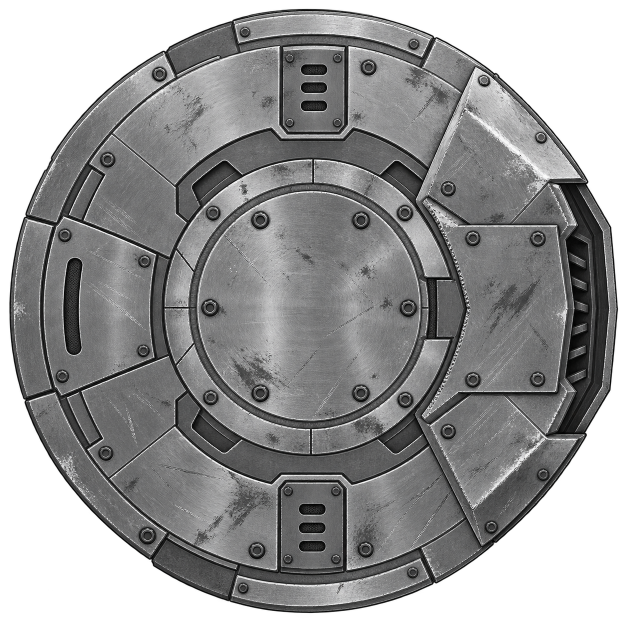
#> input picture ChatGPT Graphics/Chassis/chassis-circle.png, 1254 x 1254 px (shown at 1/2 size)
$ python -i convert-sprites.py   (imports and definitions only)
#> lines starting #> are read from the running program, lines starting #| are printed output that depends on the picture
#> further down, picture is the input picture: PIL image 1254x1254 RGBA; mean R, G, B, A 83.9, 83.9, 84.2, 183.5
"""Convert generated chassis sprites into the form the renderer wants.

Run after dropping PNGs into `src/render/sprites/`:

    python tools/convert-sprites.py

Every `.png` in that folder is cropped, resized, saved as `.webp` beside it, and the original
is MOVED to `ChatGPT Graphics/Chassis/` rather than deleted. Already-converted `.webp` files
are left alone, so it is safe to re-run.

The archive step is not tidiness. An earlier version of this script simply deleted the PNG,
and doing that to the Tower and Square generations threw away the only full-resolution copies
of them — the shipped 768px WebP was fine, but re-cropping or re-exporting at a larger size
would have meant generating the art again. The source is the expensive part here and the
conversion is the cheap part, so the conversion never destroys the source.

Three steps, and each one exists because of something that actually went wrong:

**Crop to the opaque bounds.** Generated art ships with a transparent margin — the first wedge
had 94px of empty space top and bottom. The renderer fits a sprite to its chassis's bounding
box, so an uncropped file draws the machine inset from its own outline, with the vector body
visible around it.

**Resize to 768.** That is the portrait's own size on a retina display, so nothing is discarded
that anyone could see. The first three arrived at 1254x1254.

**WebP at quality 90.** The first three totalled 6.5 MB as PNG, against 321 KB for every armour
and floor texture the site ships combined. The same three are 435 KB as WebP — 93.5% smaller —
at 40.6 dB PSNR measured over visible pixels only. (Measured across the whole image it looks
like 27.6 dB, but almost all of that difference is RGB noise underneath a zero alpha, where the
colour means nothing.)
"""

import sys
from pathlib import Path

try:
    from PIL import Image
except ImportError:
    sys.exit("Pillow is required: python -m pip install Pillow")

ROOT = Path(__file__).resolve().parent.parent
SPRITES = ROOT / "src" / "render" / "sprites"
# Where the full-resolution generations are kept. Outside `src/`, because they are source
# material rather than something the site loads.
ARCHIVE_ROOT = ROOT / "ChatGPT Graphics"

# Two sprites are generated LYING DOWN and mounted upright, so the converter turns them.
#
# This is a fix for a prompt, not a quirk of the art. `docs/weapon-sprite-prompts.md` asks for
# the spinning bar and the ram plate horizontally, because a long thin subject fills a wide
# frame far better than a tall sliver of one — but both are mounted across the front of a bot,
# vertically, in the renderer's local space. Asking for them one way and using them the other
# needs exactly one rotation somewhere, and here is the only place it happens once rather than
# every time somebody regenerates them.
#
# COUNTER-clockwise, which is what puts the ram plate's heavy leading edge — along the bottom
# of the generated image — on the RIGHT, where the bot is facing. The bar is symmetric and does
# not care.
ROTATE_CCW = {"weapon-spinning-bar", "weapon-ram-plate"}
LONG_EDGE = 768
QUALITY = 90
# Target mean luminance of the visible hull, 0-255.
#
# Generated chassis art comes back dark — the first five measured 106-117 — and that is a
# problem twice over, because everything downstream can only make it darker. `tint` multiplies
# by the member's colour and the armour material multiplies again, so the brightest possible
# bot on the reveal is the sprite itself. Vin is #FFFFFF, the maximum, and his machine rendered
# at a mean of 76 out of 255: a dark grey bot where the palette says white.
#
# Normalising here rather than asking the generator for brighter art, because "brighter" is not
# a thing a prompt can hit repeatably, and a set whose members disagree on brightness looks
# worse than one that is uniformly wrong.
TARGET_LUMINANCE = 172
# Anything below this is antialiasing at the hull's edge rather than art, and including it in
# the crop would re-introduce the margin this is here to remove.
ALPHA_FLOOR = 10


def mean_luminance(im: Image.Image) -> float:
    """Mean luminance of the pixels that are actually drawn, ignoring the transparent field."""
    px = im.load()
    w, h = im.size
#> w = 1254; h = 1254
    total = 0.0
    count = 0
    for y in range(0, h, 3):
        for x in range(0, w, 3):
            r, g, b, a = px[x, y]
            if a <= 128:
                continue
            total += 0.2126 * r + 0.7152 * g + 0.0722 * b
            count += 1
#> after the loop, count = 126766; total = 14588463.9
    return total / count if count else 0.0


def normalise_brightness(im: Image.Image) -> Image.Image:
    """Lift the hull to `TARGET_LUMINANCE` with a gamma curve, leaving alpha alone.

    Gamma rather than a linear scale on purpose: scaling brightens by clipping, and the
    highlights on brushed metal are the first thing to go: a bot whose armour has turned into a
    flat white sheet has lost the surface the sprite was for. A gamma curve cannot clip, and it
    lifts the midtones — the flat plate faces — hardest, which is exactly where the member's
    colour needs room to show through.

    Solved by bisection rather than derived, because the mean is taken over an irregular
    silhouette and is not worth deriving in closed form.
    """
    current = mean_luminance(im)
#> current = 115.1
    if current <= 0 or abs(current - TARGET_LUMINANCE) < 1:
        return im

    lo, hi = 0.05, 1.0 if current > TARGET_LUMINANCE else 0.05
#> lo = 0.05; hi = 0.05
    lo, hi = (1.0, 4.0) if current > TARGET_LUMINANCE else (0.05, 1.0)
#> hi = 1

    best = im
    for _ in range(18):
        gamma = (lo + hi) / 2
        table = [round(255 * ((i / 255) ** gamma)) for i in range(256)]
        r, g, b, a = im.split()
        trial = Image.merge("RGBA", (r.point(table), g.point(table), b.point(table), a))
        got = mean_luminance(trial)
        best = trial
        if got < TARGET_LUMINANCE:
            hi = gamma
        else:
            lo = gamma
#> this loop made 18 passes
#> (gamma, got, lo) on passes 2, 3, 5, 6, 7, 10, 11, 12, 14, 18: (0.288, 197.8, 0.288), (0.406, 179.5, 0.406), (0.436, 175.3, 0.436), (0.451, 173.2, 0.451), (0.458, 172.2, 0.458), (0.459, 172, 0.459), (0.46, 172, 0.46), (0.46, 172, 0.46), (0.46, 172, 0.46), (0.46, 172, 0.46)
#> (gamma, got, hi) on passes 1, 4, 8, 9, 13, 15: (0.525, 163.4, 0.525), (0.466, 171.2, 0.466), (0.462, 171.7, 0.462), (0.46, 172, 0.46), (0.46, 172, 0.46), (0.46, 172, 0.46)
#> pass 1, in normalise_brightness, `r, g, b, a = im.split()`:
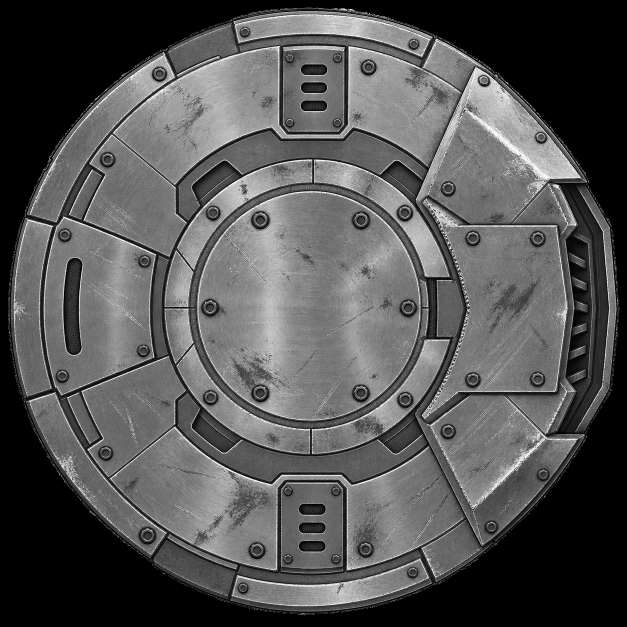
#> r: PIL image 1254x1254 L (shown at 1/2 size); min 0, max 255, mean 83.9
#> pass 1, in normalise_brightness, `r, g, b, a = im.split()`:
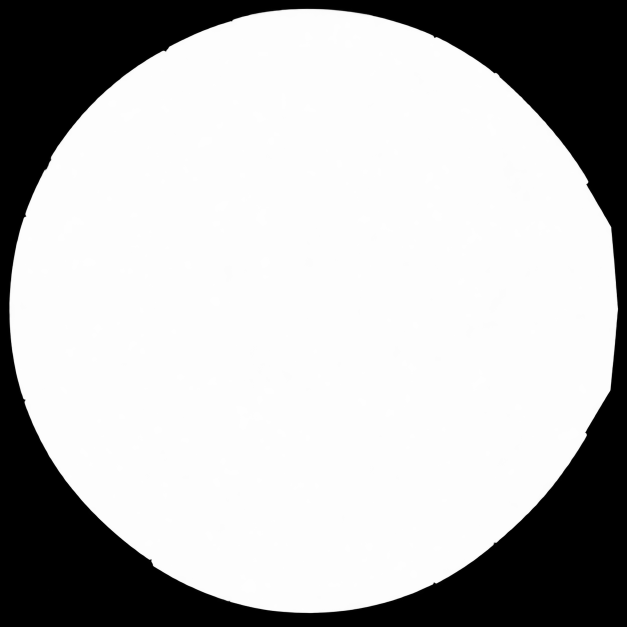
#> a: PIL image 1254x1254 L (shown at 1/2 size); min 0, max 255, mean 183.5
#> after the loop:
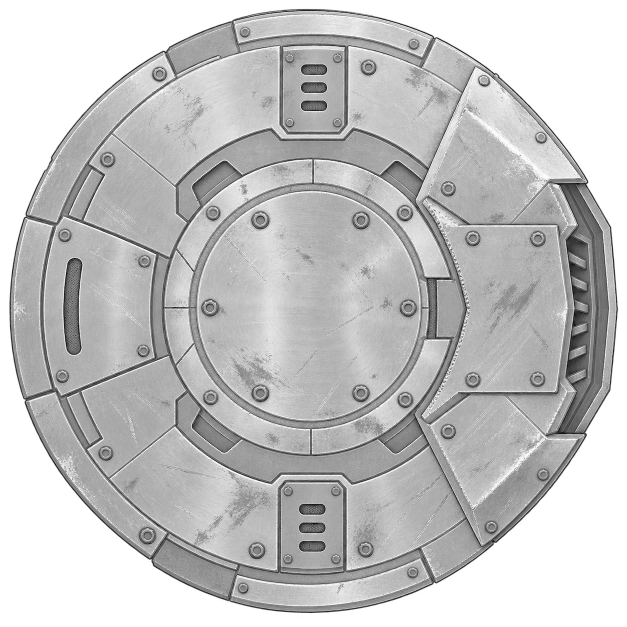
#> trial: PIL image 1254x1254 RGBA (shown at 1/2 size); mean R, G, B, A 125.4, 125.5, 125.7, 183.5; transparent parts drawn white
    return best


# [56 lines left out: functions convert, main, not called in this run]


# [2 lines not run here, left out]

>>> from PIL import Image
>>> picture = Image.open('../ChatGPT Graphics/Chassis/chassis-circle.png')
>>> result = normalise_brightness(picture)
